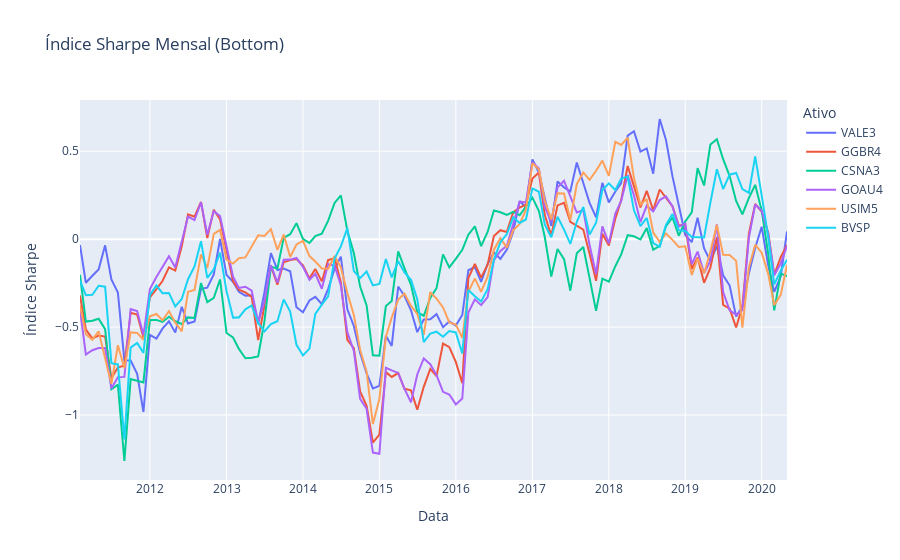

Write notebook code for a chart like this one.
### Code cell
fig_sharpe_mensal_bot = px.line(df_min,
              title="Índice Sharpe Mensal (Bottom)",
              labels={
                 "variable": "Ativo",  "value": "Índice Sharpe"
             })
# fig.update_xaxes(rangeslider_visible=True)
fig_sharpe_mensal_bot.show()
